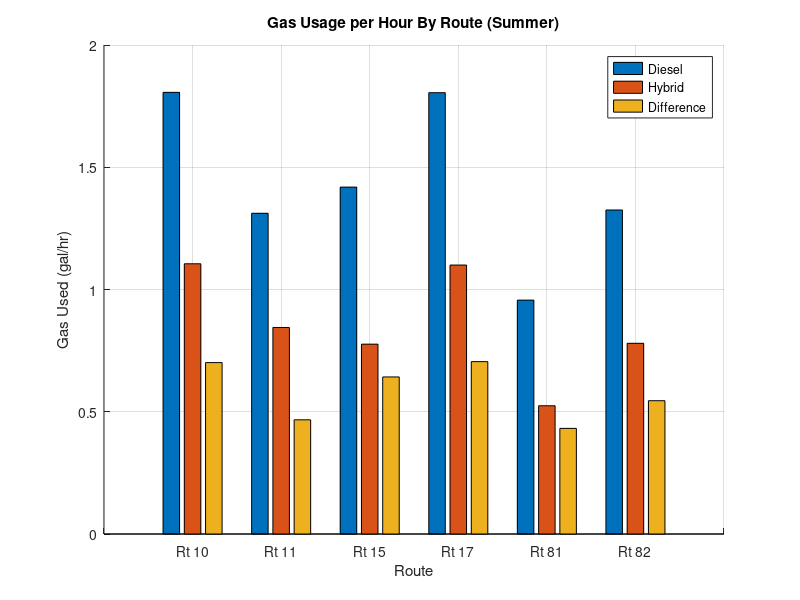

Reproduce this figure in MATLAB.
close all;

% gas usage data processing

figure(1)
hold on;

data = [
    .572,.350;
    1.115,.718;
    .804,.440;
    .361,.220;
    .558,.306;
    1.281,.754;
];

data = [data (data(:,1)-data(:,2))];

time = [
    19;
    51;
    34;
    12;
    35;
    58
];
time = time/60;

data = data./time

figure(1)
bar(1:6,data)
grid on;
set(gca,'XTickLabel',['     ';'Rt 10';'Rt 11';'Rt 15';'Rt 17';'Rt 81';'Rt 82'])
title('Gas Usage per Hour By Route (Summer)')
legend('Diesel','Hybrid','Difference')
xlabel('Route')
ylabel('Gas Used (gal/hr)')